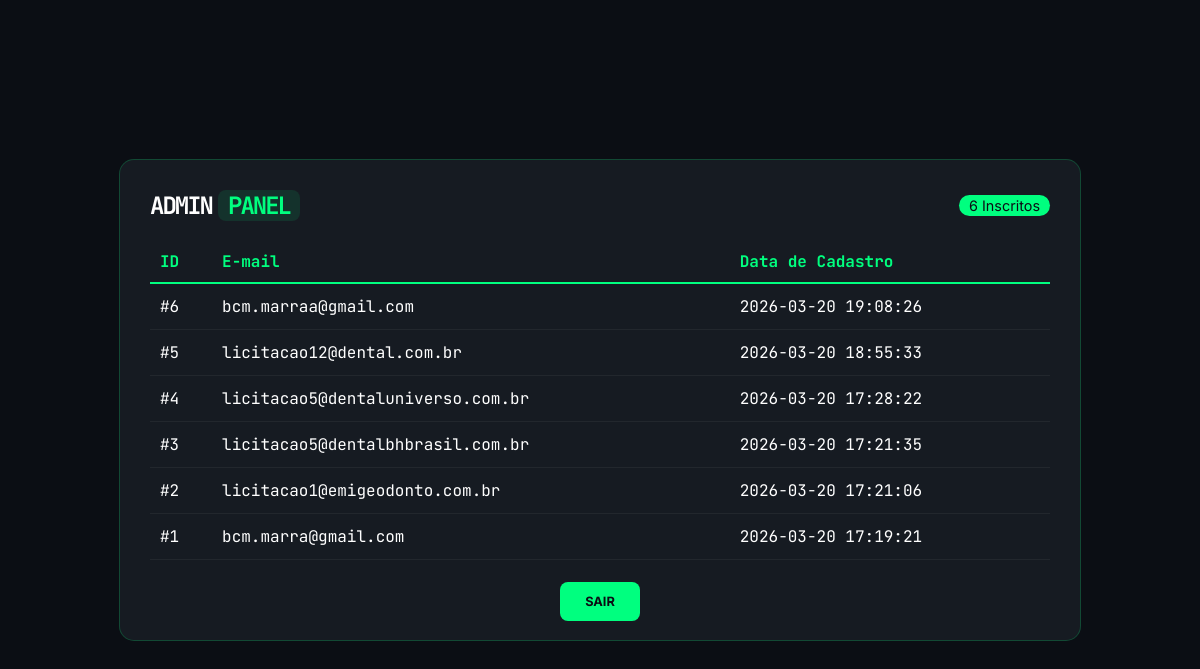
Screenshot of /admin/painel (signed in) with the database file from the repository.
### tables this page shows
CREATE TABLE leads (
            id INTEGER PRIMARY KEY AUTOINCREMENT,
            email TEXT NOT NULL UNIQUE,
            data_registro DATETIME DEFAULT CURRENT_TIMESTAMP
        );

### app.py (the view)
@app.route('/admin/painel')
def admin_panel():
    if not session.get('admin_logado'):
        return redirect(url_for('admin_login'))
    leads = lead_service.get_all_leads()
    return render_template('admin.html', leads=leads)

### models.py (called while the page is built)
    def get_all_leads(self):
        try:
            with sqlite3.connect(self.db_path) as conn:
                conn.row_factory = sqlite3.Row
                cursor = conn.cursor()
                cursor.execute('SELECT * FROM leads ORDER BY data_registro DESC')
                return cursor.fetchall()
        except sqlite3.OperationalError as e:
            print(f"Erro no banco: {e}")
            return []

### templates/admin.html (shortened to what this page needs)
<!DOCTYPE html>
<html lang="pt-br">
<head>
    <link rel="stylesheet" href="{{ url_for('static', filename='css/style.css') }}">
</head>
<body>
    <div class="admin-container">
        <div style="display: flex; justify-content: space-between; align-items: center;">
            <div class="logo-text" style="font-size: 1.5rem;">
                <span class="marra">ADMIN</span><span class="stack">PANEL</span>
            </div>
            <span class="badge-count">{{ leads|length }} Inscritos</span>
        </div>
        <table>
            <thead>
                <tr>
                    <th>ID</th>
                    <th>E-mail</th>
                    <th>Data de Cadastro</th>
                </tr>
            </thead>
            <tbody>
                {% for lead in leads %}
                <tr>
                    <td>#{{ lead['id'] }}</td>
                    <td>{{ lead['email'] }}</td>
                    <td>{{ lead['data_registro'] }}</td>
                </tr>
                {% endfor %}
            </tbody>
        </table>
        <div style="margin-top: 30px; text-align: center;">
            <a href="/" class="btn-stack" style="text-decoration: none; font-size: 0.8rem;">SAIR</a>
        </div>
    </div>
</body>
</html>

### static/css/style.css (style rules this page uses)
:root { --bg-color: #0b0e14; --surface-color: #161B22; --cyber-green: #00ff7f; --pure-white: #ffffff; --ash-gray: #a0a0a0; --font-inter: 'Inter', sans-serif; --font-mono: 'JetBrains Mono', monospace; }
body { background-color: var(--bg-color); color: var(--pure-white); font-family: var(--font-inter); height: 100vh; display: flex; align-items: center; justify-content: center; overflow: hidden; margin: 0; }
.logo-text { display: flex; align-items: center; font-family: var(--font-mono); font-size: clamp(2rem, 8vw, 3.5rem); font-weight: 700; letter-spacing: -2px; }
.logo-text .marra { color: var(--pure-white); }
.logo-text .stack { color: var(--cyber-green); background: rgba(0, 255, 127, 0.1); padding: 0 10px; border-radius: 8px; margin-left: 6px; }
.btn-stack { background-color: var(--cyber-green); color: var(--bg-color); border: none; padding: 12px 25px; font-weight: 700; border-radius: 8px; cursor: pointer; }
a.btn-stack { margin-top: 20px; line-height: 1; }

### templates/admin.html (style rules this page uses)
.admin-container { width: 90%; max-width: 900px; margin: 50px auto; background: var(--surface-color); padding: 30px; border-radius: 15px; border: 1px solid rgba(0, 255, 127, 0.2); }
table { width: 100%; border-collapse: collapse; margin-top: 20px; font-family: var(--font-mono); }
th { text-align: left; color: var(--cyber-green); border-bottom: 2px solid var(--cyber-green); padding: 10px; }
td { padding: 12px 10px; border-bottom: 1px solid rgba(255, 255, 255, 0.05); color: var(--pure-white); }
.badge-count { background: var(--cyber-green); color: var(--bg-color); padding: 2px 10px; border-radius: 20px; font-size: 0.9rem; }

### rows the page displays
leads: id "6", email "bcm.marraa@gmail.com", data_registro "2026-03-20 19:08:26"
leads: id "5", email "licitacao12@dental.com.br", data_registro "2026-03-20 18:55:33"
leads: id "4", email "licitacao5@dentaluniverso.com.br", data_registro "2026-03-20 17:28:22"
leads: id "3", email "licitacao5@dentalbhbrasil.com.br", data_registro "2026-03-20 17:21:35"
leads: id "2", email "licitacao1@emigeodonto.com.br", data_registro "2026-03-20 17:21:06"
leads: id "1", email "bcm.marra@gmail.com", data_registro "2026-03-20 17:19:21"

### other values shown
{{ leads|length }} "6"
